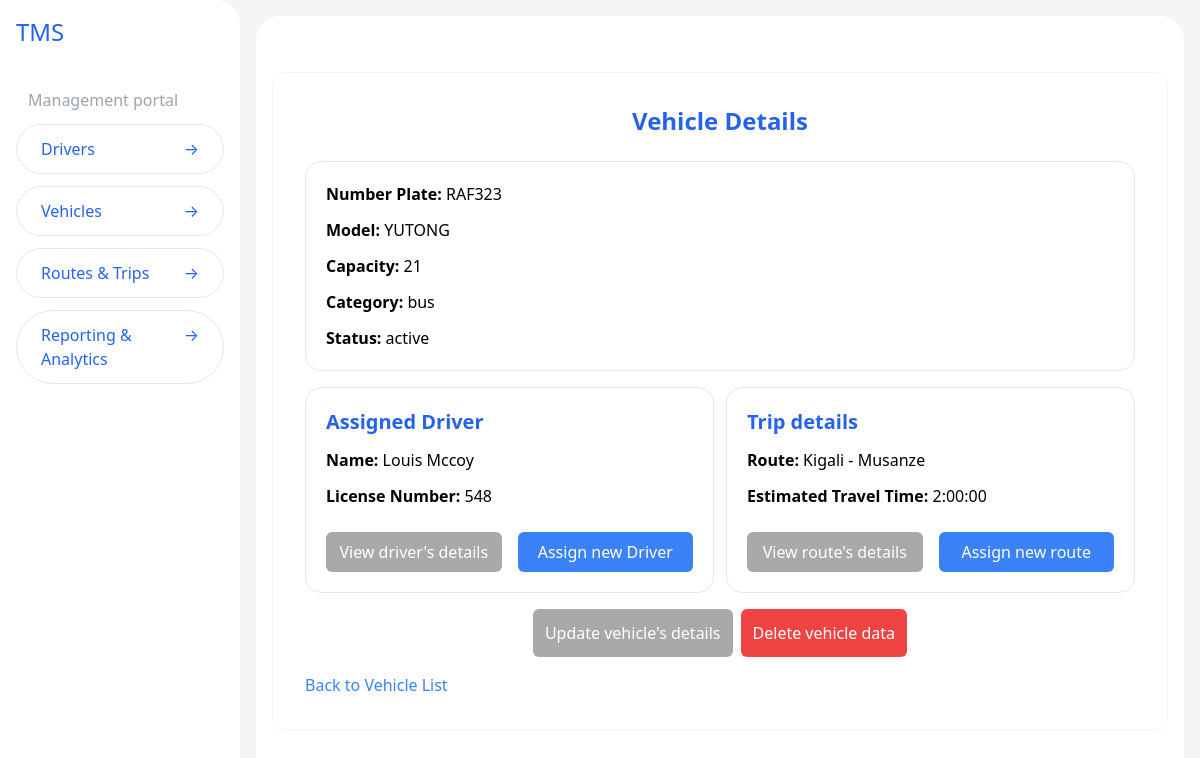
Page /vehicles/7 on the committed database.
### vehicles/models.py (models this page shows, shortened)
class Vehicle(models.Model):
    NUMBER_PLATE_MAX_LENGTH = 15
    MODEL_MAX_LENGTH = 50
    CATEGORY_CHOICES = [
        ('taxi', 'Taxi'),
        ('cab', 'Cab'),
        ('bus', 'Bus'),
        ('coaster', 'Coaster (Minibus)'),
        ('coach', 'Coach'),
        ('bike', 'Bike'),
        ('van', 'Van'),
    ]
    license_plate = models.CharField(max_length=NUMBER_PLATE_MAX_LENGTH, unique=True)
    model = models.CharField(max_length=MODEL_MAX_LENGTH)
    capacity = models.IntegerField()
    category = models.CharField(max_length=50, choices=CATEGORY_CHOICES, default=CATEGORY_CHOICES[0])
    status = models.CharField(max_length=20, choices=[('active', 'Active'), ('inactive', 'Inactive')])
    route = models.ForeignKey(Route, on_delete=models.SET_NULL, null=True, blank=True, related_name='vehicles')

### drivers/models.py (models this page shows, shortened)
class Driver(models.Model):
  name = models.CharField(max_length=100)
  license_number = models.CharField(max_length=50, unique=True)
  vehicle = models.ForeignKey(Vehicle, on_delete=models.SET_NULL, null=True, blank=True)

### routes/models.py (models this page shows)
class Route(models.Model):
  start_location = models.CharField(max_length=100)
  end_location = models.CharField(max_length=100)
  estimated_travel_time = models.DurationField()
  distance = models.FloatField()
  def __str__(self):
    return f"{self.start_location} - {self.end_location}"

### vehicles/views.py (the view)
# urls.py: path('<int:vehicle_id>', view_vehicle, name='view-vehicle'),
def view_vehicle(request, vehicle_id):
  vehicle = get_object_or_404(Vehicle, id=vehicle_id)
  driver = Driver.objects.filter(vehicle=vehicle).first()
  return render(request, 'view-vehicle.html', {'vehicle': vehicle, 'driver': driver})

### vehicles/templates/view-vehicle.html
{% extends "layout.html" %} {% block title %}TMS | Vehicle Details{% endblock %} {% block content %}
<div class="max-w-6xl mx-auto bg-white p-8 rounded-xl border border-gray-100 mt-10 space-y-4">
  <h1 class="text-2xl font-semibold text-blue-600 mb-6 text-center">Vehicle Details</h1>
  <div class="border border-gray-200 p-5 rounded-2xl space-y-3">
    <p><strong>Number Plate:</strong> {{ vehicle.license_plate }}</p>
    <p><strong>Model:</strong> {{ vehicle.model }}</p>
    <p><strong>Capacity:</strong> {{ vehicle.capacity }}</p>
    <p><strong>Category:</strong> {{ vehicle.category }}</p>
    <p><strong>Status:</strong> {{ vehicle.status }}</p>
  </div>
  <div class="flex gap-3">
    <div class="w-full border border-gray-200 p-5 rounded-2xl space-y-3">
      <h2 class="text-xl font-semibold text-blue-600">Assigned Driver</h2>
      {% if driver %}
      <p><strong>Name:</strong> {{ driver.name }}</p>
      <p><strong>License Number:</strong> {{ driver.license_number }}</p>
      <div class="flex gap-4">
        <a href="{% url 'view-driver' driver.id %}" class="mt-3 w-full btn edit-btn block py-2 text-center">View driver's details</a>
        <a href="{% url 'assign-driver-to-vehicle' vehicle.id %}" class="bg-blue-500 mt-3 w-full btn block py-2 text-center">Assign new Driver</a>
      </div>
      {% else %}
      <p>No driver assigned to this vehicle.</p>
      <a href="{% url 'assign-driver-to-vehicle' vehicle.id %}" class="bg-blue-500 mt-3 btn block py-2 text-center">Assign Driver</a>
      {% endif %}
    </div>
    <div class="w-full border border-gray-200 p-5 rounded-2xl space-y-3">
      <h2 class="text-xl font-semibold text-blue-600">Trip details</h2>
      {% if vehicle.route %}
      <p><strong>Route:</strong> {{ vehicle.route }}</p>
      <p><strong>Estimated Travel Time:</strong> {{ vehicle.route.estimated_travel_time }}</p>
      <div class="flex gap-4">
        <a href="{% url 'route-details' vehicle.route.id %}" class="mt-3 w-full btn edit-btn block py-2 text-center">View route's details</a>
        <a href="{% url 'assign-route-to-vehicle' vehicle.id %}" class="bg-blue-500 mt-3 w-full btn block py-2 text-center">Assign new route</a>
      </div>
      {% else %}
      <p>No route assigned to this vehicle.</p>
      <a href="{% url 'assign-route-to-vehicle' vehicle.id %}" class="bg-blue-500 mt-3 btn block py-2 text-center">Assign Route</a>
      {% endif %}
    </div>
  </div>
  <div class="mt-6 flex justify-center items-center gap-2">
    <a href="{% url 'update-vehicle' vehicle.id %}" class="btn edit-btn py-3">Update vehicle's details</a>
    <a href="{% url 'delete-vehicle' vehicle.id %}" class="btn delete-btn py-3"> Delete vehicle data </a>
  </div>
  <a href="{% url 'vehicle-list' %}" class="mt-10 block text-blue-500 hover:underline">Back to Vehicle List</a>
</div>
{% endblock %}

### base/static/css/styles.css (style rules this page uses)
.btn { color: #fff; padding: 0.25rem 0.75rem; border-radius: 0.375rem; cursor: pointer; border: none; text-align: center; }
.view-btn, .edit-btn { background-color: #a9a9a9; }
.delete-btn { background-color: #ef4444; }
a { color: #007BFF; text-decoration: none; }

### rows in the picture
Vehicle: license_plate "RAF323", model "YUTONG", capacity "21", category "bus", status "active", route "Kigali - Musanze", route.estimated_travel_time "2:00:00"
Driver: name "Louis Mccoy", license_number "548"
